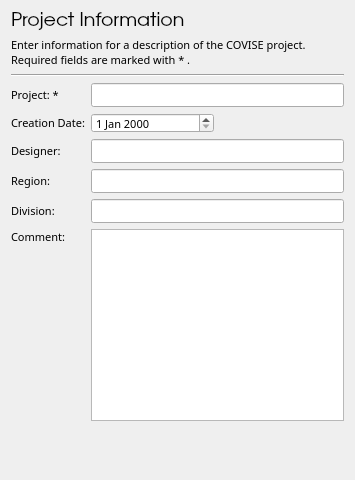
<ui version="4.0" >
 <class>ProjectSetUpBase</class>
 <widget class="QWidget" name="ProjectSetUpBase" >
  <property name="geometry" >
   <rect>
    <x>0</x>
    <y>0</y>
    <width>355</width>
    <height>480</height>
   </rect>
  </property>
  <property name="minimumSize" >
   <size>
    <width>0</width>
    <height>0</height>
   </size>
  </property>
  <property name="baseSize" >
   <size>
    <width>425</width>
    <height>300</height>
   </size>
  </property>
  <property name="font" >
   <font>
    <family>Droid Sans</family>
    <pointsize>8</pointsize>
   </font>
  </property>
  <property name="windowTitle" >
   <string>Form5</string>
  </property>
  <layout class="QGridLayout" >
   <item row="0" column="0" colspan="3" >
    <widget class="QLabel" name="vrpTitle" >
     <property name="sizePolicy" >
      <sizepolicy vsizetype="Fixed" hsizetype="Preferred" >
       <horstretch>0</horstretch>
       <verstretch>0</verstretch>
      </sizepolicy>
     </property>
     <property name="font" >
      <font>
       <family>URW Gothic L</family>
       <pointsize>14</pointsize>
      </font>
     </property>
     <property name="text" >
      <string>Project Information</string>
     </property>
     <property name="alignment" >
      <set>Qt::AlignLeading|Qt::AlignLeft|Qt::AlignTop</set>
     </property>
     <property name="wordWrap" >
      <bool>true</bool>
     </property>
    </widget>
   </item>
   <item row="1" column="0" colspan="3" >
    <widget class="QLabel" name="vrpInstructionText" >
     <property name="sizePolicy" >
      <sizepolicy vsizetype="Fixed" hsizetype="Preferred" >
       <horstretch>0</horstretch>
       <verstretch>0</verstretch>
      </sizepolicy>
     </property>
     <property name="minimumSize" >
      <size>
       <width>0</width>
       <height>0</height>
      </size>
     </property>
     <property name="text" >
      <string>Enter information for a description of the COVISE project. Required fields are marked with * .</string>
     </property>
     <property name="alignment" >
      <set>Qt::AlignVCenter</set>
     </property>
     <property name="wordWrap" >
      <bool>true</bool>
     </property>
    </widget>
   </item>
   <item row="4" column="0" >
    <widget class="QLabel" name="vrpLabelDate" >
     <property name="sizePolicy" >
      <sizepolicy vsizetype="Fixed" hsizetype="Minimum" >
       <horstretch>0</horstretch>
       <verstretch>0</verstretch>
      </sizepolicy>
     </property>
     <property name="minimumSize" >
      <size>
       <width>0</width>
       <height>0</height>
      </size>
     </property>
     <property name="maximumSize" >
      <size>
       <width>32767</width>
       <height>32767</height>
      </size>
     </property>
     <property name="text" >
      <string>Creation Date:</string>
     </property>
     <property name="alignment" >
      <set>Qt::AlignVCenter</set>
     </property>
     <property name="wordWrap" >
      <bool>false</bool>
     </property>
     <property name="indent" >
      <number>0</number>
     </property>
    </widget>
   </item>
   <item row="6" column="1" colspan="2" >
    <widget class="QLineEdit" name="vrpLineEditRegion" >
     <property name="sizePolicy" >
      <sizepolicy vsizetype="Fixed" hsizetype="Expanding" >
       <horstretch>0</horstretch>
       <verstretch>0</verstretch>
      </sizepolicy>
     </property>
     <property name="minimumSize" >
      <size>
       <width>0</width>
       <height>0</height>
      </size>
     </property>
     <property name="maximumSize" >
      <size>
       <width>32767</width>
       <height>32767</height>
      </size>
     </property>
     <property name="cursor" >
      <cursorShape>IBeamCursor</cursorShape>
     </property>
     <property name="toolTip" >
      <string>Enter Region.</string>
     </property>
    </widget>
   </item>
   <item row="5" column="0" >
    <widget class="QLabel" name="vrpLabelDesigner" >
     <property name="text" >
      <string>Designer:</string>
     </property>
     <property name="wordWrap" >
      <bool>false</bool>
     </property>
     <property name="indent" >
      <number>0</number>
     </property>
    </widget>
   </item>
   <item row="5" column="1" colspan="2" >
    <widget class="QLineEdit" name="vrpLineEditClient" >
     <property name="sizePolicy" >
      <sizepolicy vsizetype="Fixed" hsizetype="Expanding" >
       <horstretch>0</horstretch>
       <verstretch>0</verstretch>
      </sizepolicy>
     </property>
     <property name="minimumSize" >
      <size>
       <width>0</width>
       <height>0</height>
      </size>
     </property>
     <property name="maximumSize" >
      <size>
       <width>32767</width>
       <height>32767</height>
      </size>
     </property>
     <property name="cursor" >
      <cursorShape>IBeamCursor</cursorShape>
     </property>
     <property name="toolTip" >
      <string>Enter Your Name.</string>
     </property>
    </widget>
   </item>
   <item row="3" column="1" colspan="2" >
    <widget class="QLineEdit" name="vrpLineEditProject" >
     <property name="sizePolicy" >
      <sizepolicy vsizetype="Fixed" hsizetype="Expanding" >
       <horstretch>0</horstretch>
       <verstretch>0</verstretch>
      </sizepolicy>
     </property>
     <property name="maximumSize" >
      <size>
       <width>32767</width>
       <height>32767</height>
      </size>
     </property>
     <property name="cursor" >
      <cursorShape>IBeamCursor</cursorShape>
     </property>
     <property name="focusPolicy" >
      <enum>Qt::StrongFocus</enum>
     </property>
     <property name="toolTip" >
      <string>Enter Project Name.</string>
     </property>
     <property name="text" >
      <string/>
     </property>
     <property name="cursorPosition" >
      <number>0</number>
     </property>
    </widget>
   </item>
   <item row="8" column="1" colspan="2" >
    <widget class="QTextEdit" name="vrpTextEditComment" >
     <property name="sizePolicy" >
      <sizepolicy vsizetype="Fixed" hsizetype="Expanding" >
       <horstretch>0</horstretch>
       <verstretch>0</verstretch>
      </sizepolicy>
     </property>
     <property name="cursor" stdset="0" >
      <cursorShape>IBeamCursor</cursorShape>
     </property>
     <property name="toolTip" >
      <string>Enter Comments to your project.</string>
     </property>
     <property name="text" stdset="0" >
      <string/>
     </property>
    </widget>
   </item>
   <item row="6" column="0" >
    <widget class="QLabel" name="vrpLabelRegion" >
     <property name="text" >
      <string>Region:</string>
     </property>
     <property name="wordWrap" >
      <bool>false</bool>
     </property>
     <property name="indent" >
      <number>0</number>
     </property>
    </widget>
   </item>
   <item row="4" column="1" >
    <widget class="QDateEdit" name="vrpEditDate" >
     <property name="sizePolicy" >
      <sizepolicy vsizetype="Preferred" hsizetype="Minimum" >
       <horstretch>0</horstretch>
       <verstretch>0</verstretch>
      </sizepolicy>
     </property>
     <property name="minimumSize" >
      <size>
       <width>90</width>
       <height>20</height>
      </size>
     </property>
     <property name="maximumSize" >
      <size>
       <width>32767</width>
       <height>25</height>
      </size>
     </property>
     <property name="cursor" >
      <cursorShape>IBeamCursor</cursorShape>
     </property>
     <property name="toolTip" >
      <string>Choose Date of Creation.</string>
     </property>
     <property name="date" >
      <date>
       <year>2000</year>
       <month>1</month>
       <day>1</day>
      </date>
     </property>
     <property name="autoAdvance" stdset="0" >
      <bool>true</bool>
     </property>
    </widget>
   </item>
   <item row="8" column="0" >
    <widget class="QLabel" name="vrpLabelComment" >
     <property name="text" >
      <string>Comment:</string>
     </property>
     <property name="alignment" >
      <set>Qt::AlignTop</set>
     </property>
     <property name="wordWrap" >
      <bool>false</bool>
     </property>
     <property name="indent" >
      <number>0</number>
     </property>
    </widget>
   </item>
   <item row="3" column="0" >
    <widget class="QLabel" name="vrpLabelProject" >
     <property name="sizePolicy" >
      <sizepolicy vsizetype="Fixed" hsizetype="Preferred" >
       <horstretch>0</horstretch>
       <verstretch>0</verstretch>
      </sizepolicy>
     </property>
     <property name="minimumSize" >
      <size>
       <width>0</width>
       <height>0</height>
      </size>
     </property>
     <property name="text" >
      <string>Project: *</string>
     </property>
     <property name="wordWrap" >
      <bool>false</bool>
     </property>
     <property name="indent" >
      <number>0</number>
     </property>
    </widget>
   </item>
   <item row="2" column="0" colspan="3" >
    <widget class="Line" name="line3" >
     <property name="frameShape" >
      <enum>QFrame::HLine</enum>
     </property>
     <property name="frameShadow" >
      <enum>QFrame::Sunken</enum>
     </property>
    </widget>
   </item>
   <item row="9" column="1" >
    <spacer name="spacer344" >
     <property name="orientation" >
      <enum>Qt::Vertical</enum>
     </property>
     <property name="sizeType" >
      <enum>QSizePolicy::Expanding</enum>
     </property>
     <property name="sizeHint" stdset="0" >
      <size>
       <width>21</width>
       <height>80</height>
      </size>
     </property>
    </spacer>
   </item>
   <item row="7" column="0" >
    <widget class="QLabel" name="vrpLabelDivision" >
     <property name="text" >
      <string>Division:</string>
     </property>
     <property name="wordWrap" >
      <bool>false</bool>
     </property>
     <property name="indent" >
      <number>0</number>
     </property>
    </widget>
   </item>
   <item row="7" column="1" colspan="2" >
    <widget class="QLineEdit" name="vrpLineEditDivision" >
     <property name="enabled" >
      <bool>true</bool>
     </property>
     <property name="sizePolicy" >
      <sizepolicy vsizetype="Fixed" hsizetype="Expanding" >
       <horstretch>0</horstretch>
       <verstretch>0</verstretch>
      </sizepolicy>
     </property>
     <property name="minimumSize" >
      <size>
       <width>0</width>
       <height>0</height>
      </size>
     </property>
     <property name="maximumSize" >
      <size>
       <width>32767</width>
       <height>32767</height>
      </size>
     </property>
     <property name="cursor" >
      <cursorShape>IBeamCursor</cursorShape>
     </property>
     <property name="toolTip" >
      <string>Enter Division.</string>
     </property>
     <property name="readOnly" >
      <bool>false</bool>
     </property>
    </widget>
   </item>
  </layout>
 </widget>
 <layoutdefault spacing="6" margin="11" />
 <pixmapfunction>qPixmapFromMimeSource</pixmapfunction>
 <tabstops>
  <tabstop>vrpLineEditProject</tabstop>
  <tabstop>vrpEditDate</tabstop>
  <tabstop>vrpLineEditClient</tabstop>
  <tabstop>vrpLineEditRegion</tabstop>
  <tabstop>vrpLineEditDivision</tabstop>
  <tabstop>vrpTextEditComment</tabstop>
 </tabstops>
 <resources/>
 <connections/>
</ui>
